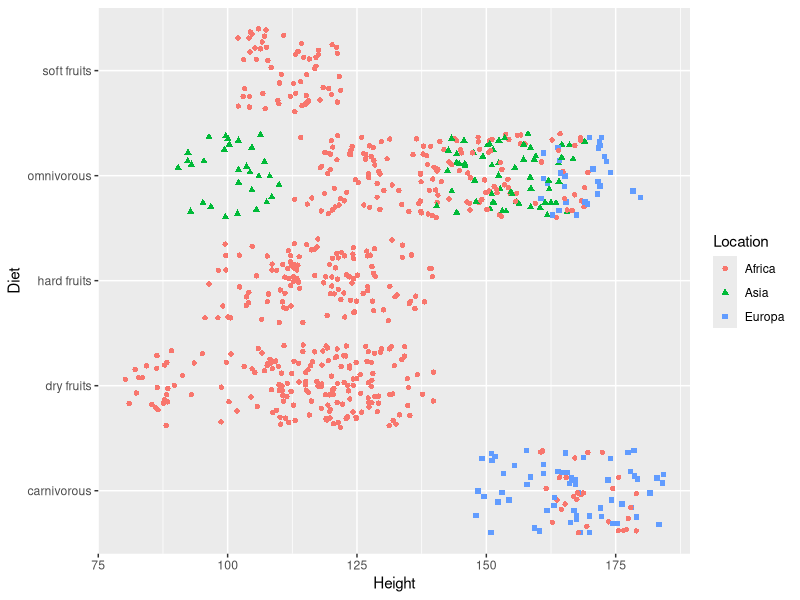
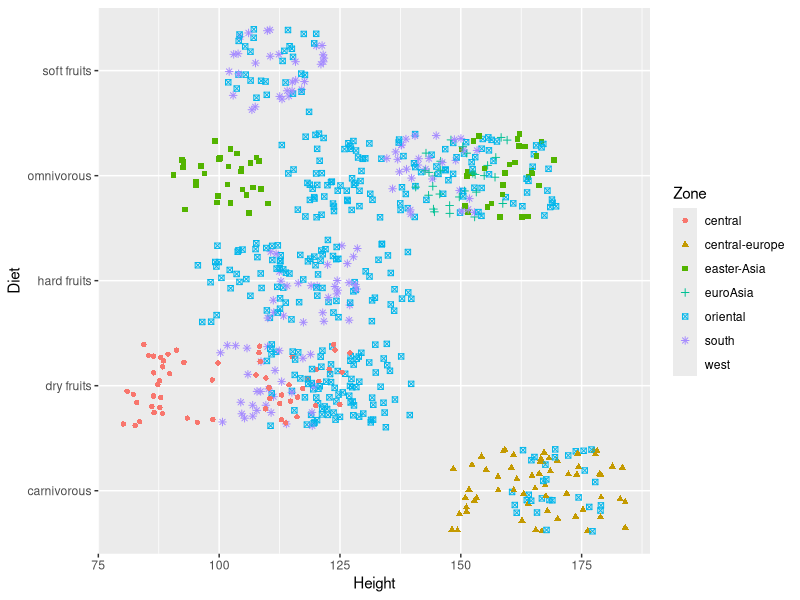
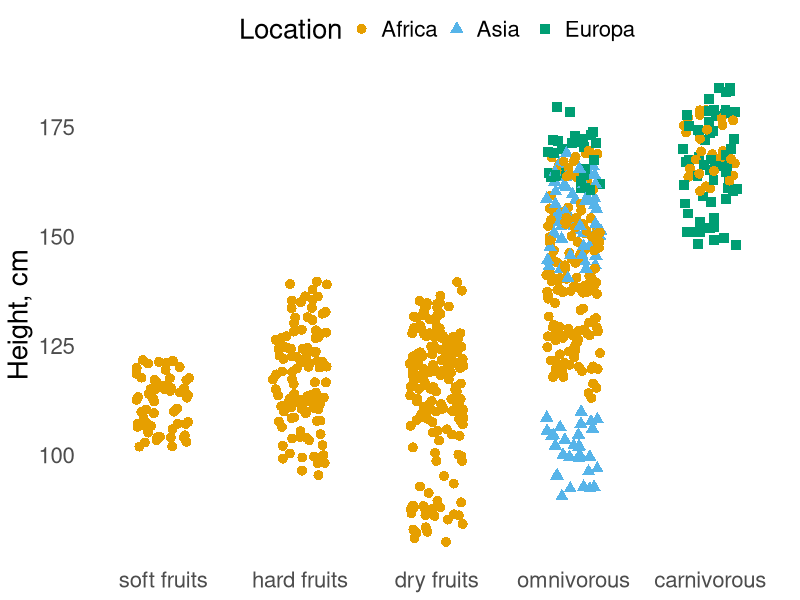
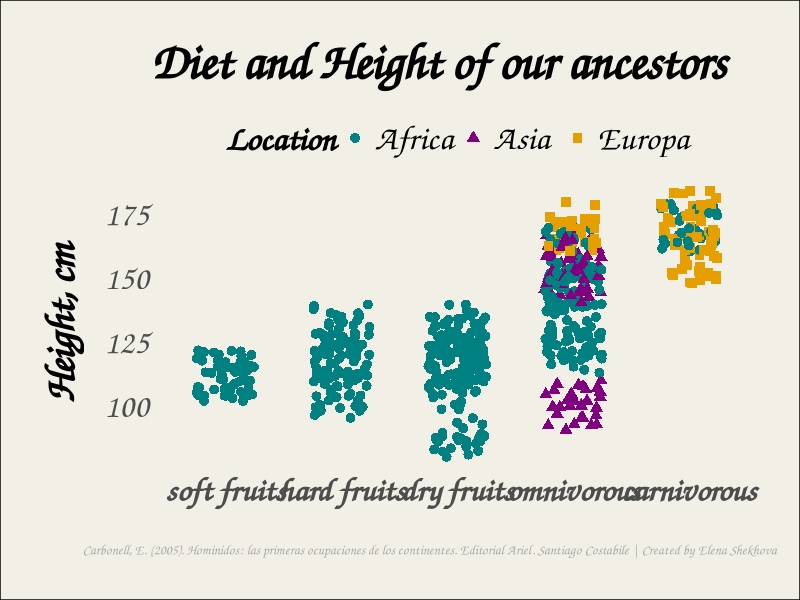
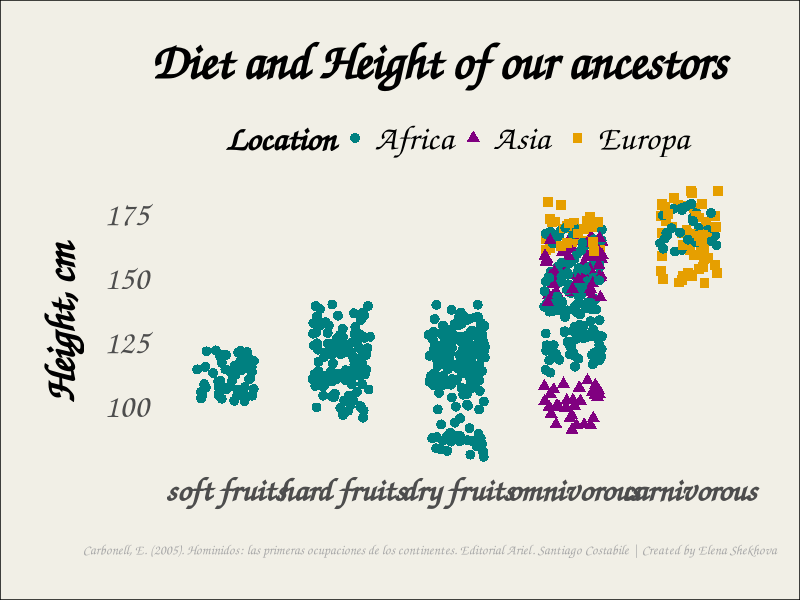

The R source for these figures, in order: (Note: this script raises an error after producing the figures.)
## ---- chunk 1
library(dplyr)
library(ggplot2)
homid_data <- read.csv(file = "Day05_evolution/Homininos_DataSet (1).csv", header = TRUE)
homid_data$Diet <- gsub("omnivore", "omnivorous", homid_data$Diet)
## ---- chunk 2

HandD<-ggplot(homid_data, aes(x=Height, y=Diet)) +
  geom_jitter(aes(color = Location, shape = Location),
              position=position_jitter(0.2))
HandD
## ---- chunk 3
HandD2<-ggplot(homid_data, aes(x=Height, y=Diet)) +
  geom_jitter(aes(color = Zone, shape = Zone),
              position=position_jitter(0.2))
HandD2
## ---- chunk 4
location_colors <- c("#E69F00", "#56B4E9", "#009E73")  # Yellow, Blue, Green

# Define order of Diet categories
diet_order <- c("soft fruits", "hard fruits", "dry fruits", "omnivorous", "carnivorous")

# Plot with modifications
HandD <- ggplot(homid_data, aes(x = factor(Diet, levels = diet_order), y = Height)) +
  geom_jitter(aes(color = Location, shape = Location), position = position_jitter(0.2), size = 3) +
  scale_color_manual(values = location_colors) +
  ylab("Height, cm")+
  theme_minimal() +
  theme(
    text = element_text(size = 20),
    legend.position = "top",  # Place legend above the plot
    panel.grid.major = element_blank(),  # Remove major gridlines
    panel.grid.minor = element_blank(),  # Remove minor gridlines
    panel.background = element_blank(),  # Remove panel background
    plot.background = element_blank(),   # Remove plot background
    axis.title.x = element_blank()  # Rename y-axis label
  )

HandD
## ---- chunk 5

location_colors <- c("#008080", "#800080", "#E69F00")


# Define order of Diet categories
diet_order <- c("soft fruits", "hard fruits", "dry fruits", "omnivorous", "carnivorous")


# Plot with modifications
HandD <- ggplot(homid_data, aes(x = factor(Diet, levels = diet_order), y = Height)) +
  geom_jitter(aes(color = Location, shape = Location), position = position_jitter(0.25), size = 3) +
  scale_color_manual(values = location_colors) +
  ylab("Height, cm")+
  theme_minimal() +
  theme(
    panel.border = element_blank(),
    text = element_text(size = 30, family = "Comic Sans MS"),
    legend.title = element_text(size = 25, face = "bold"),
    legend.text = element_text(size = 25),
    legend.position = "top",  # Place legend above the plot
    panel.grid.major = element_blank(),  # Remove major gridlines
    panel.grid.minor = element_blank(),  # Remove minor gridlines
    plot.background = element_rect(fill = "#F1EFE6"),  # Set plot background color
    axis.title.x = element_blank(),
    axis.text.x = element_text(face = "bold"),
    axis.title.y = element_text(margin = margin(r = 15), face = "bold"),
    plot.title = element_text(hjust = -0.2, margin = margin(b = 15), face = "bold"),
    plot.caption = element_text(size = 10, color = "#A9A9A9", hjust = 0.8,  margin = margin(t = 25)),
    plot.margin = margin(30, 30, 30, 30)
  ) +
  labs(title = "Diet and Height of our ancestors", caption = 'Carbonell, E. (2005). Hominidos: las primeras ocupaciones de los continentes. Editorial Ariel. Santiago Costabile | Created by Elena Shekhova')

HandD
ggsave("HandD.png", plot = HandD, width = 4000, height = 3000, units = "px", dpi = 300)


## ---- chunk 6

title <- "<b>Diet and Height of our ancestors</b>"
sub <- "Studying characteristics of our ancestors helps us better understand human evolution. By looking at eating patterns of different hominids, we can see that fruit-eaters were shorter than carnivores, and lived in Africa. Carnivores were taller than fruit-eaters, they lived either in Africa or Europe. Asia was home only for omnivores."

# Plot without modifications
HandD <- ggplot(homid_data, aes(x = factor(Diet, levels = diet_order), y = Height)) +
        geom_jitter(aes(color = Location, shape = Location), position = position_jitter(0.25), size = 3) +
        scale_color_manual(values = location_colors) +
        ylab("Height, cm") +
        theme_minimal() +
        theme(
                panel.border = element_blank(),
                text = element_text(size = 25, family = "mono"),
                legend.title = element_text(size = 20, face = "bold"),
                legend.text = element_text(size = 20),
                legend.position = "top",  # Place legend above the plot
                panel.grid.major = element_blank(),  # Remove major gridlines
                panel.grid.minor = element_blank(),  # Remove minor gridlines
                plot.background = element_rect(fill = "#F1EFE6"),  # Set plot background color
                axis.title.x = element_blank(),
                axis.text.x = element_text(face = "bold"),
                axis.title.y = element_text(margin = margin(r = 15), face = "bold"),
                plot.title = element_markdown(size = 25, margin = margin(b = 15), hjust = 0.5),
                plot.caption = element_text(size = 10, color = "#A9A9A9", hjust = 0.9, margin = margin(t = 25)),
                plot.margin = margin(30, 30, 30, 30)
        ) +
  labs(title = "Diet and Height of our ancestors", subtitle = "texttetxtextetxtetxzttt", caption = 'Carbonell, E. (2005). Hominidos: las primeras ocupaciones de los continentes. Editorial Ariel. Santiago Costabile | Created by Elena Shekhova')
HandD



